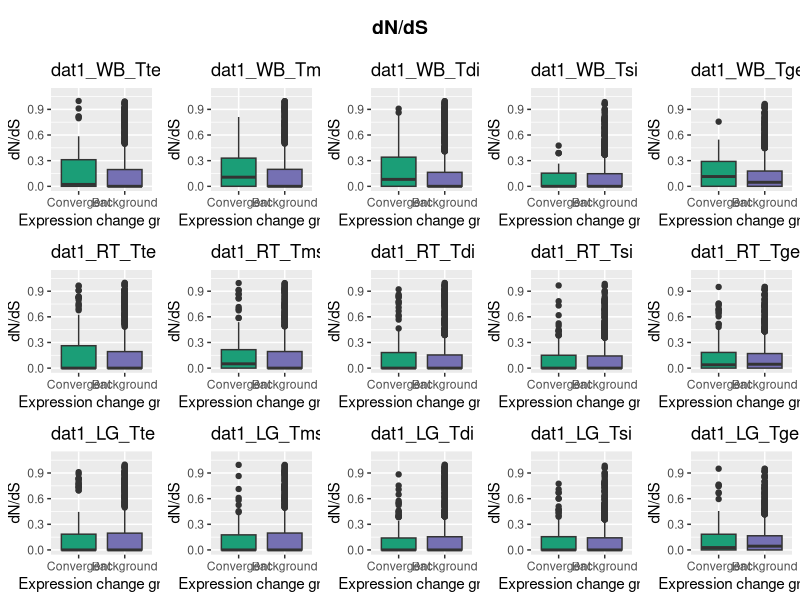
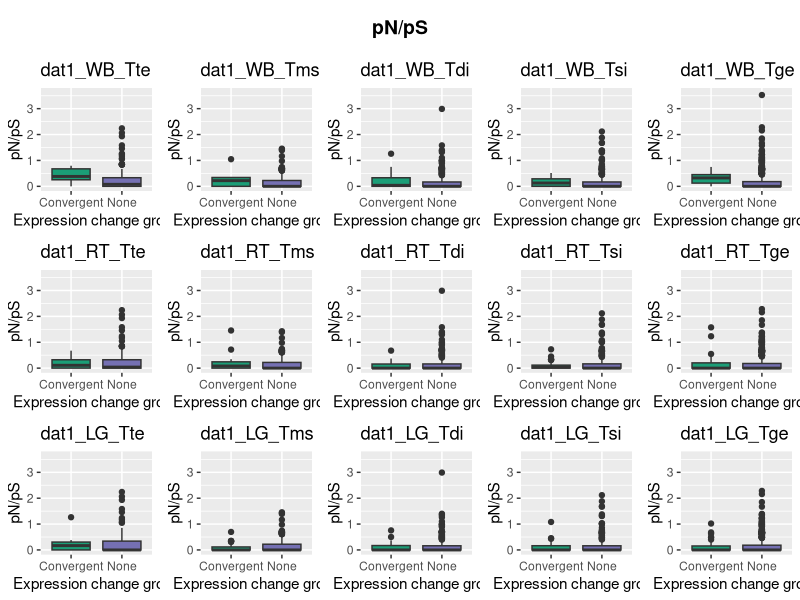
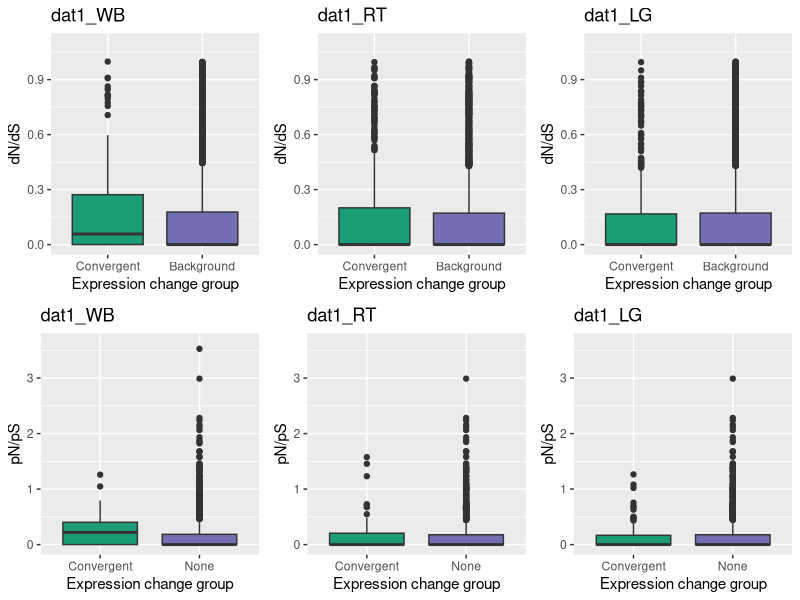

Generate these figures, in order, with R: (Note: a time limit stopped this script after it produced the figures.)
## 10sp_pNpSdNdS.R
### libs

library(ggplot2)
library(cowplot)
library(RColorBrewer)

print (sessionInfo())

# R version 3.4.1 (2017-06-30)
# Platform: x86_64-apple-darwin15.6.0 (64-bit)
# Running under: macOS High Sierra 10.13.3

# Matrix products: default
# BLAS: /Library/Frameworks/R.framework/Versions/3.4/Resources/lib/libRblas.0.dylib
# LAPACK: /Library/Frameworks/R.framework/Versions/3.4/Resources/lib/libRlapack.dylib

# locale:
# [1] en_US.UTF-8/en_US.UTF-8/en_US.UTF-8/C/en_US.UTF-8/en_US.UTF-8

# attached base packages:
# [1] stats     graphics  grDevices utils     datasets  methods   base     

# other attached packages:
# [1] RColorBrewer_1.1-2 cowplot_0.8.0      ggplot2_2.2.1     

# loaded via a namespace (and not attached):
 # [1] colorspace_1.3-2 scales_0.5.0     compiler_3.4.1   lazyeval_0.2.1   plyr_1.8.4       gtable_0.2.0     tibble_1.3.4    
 # [8] Rcpp_0.12.13     grid_3.4.1       rlang_0.1.6      munsell_0.4.3   


### data

dat1 = read.csv("Data/dnds_pnps/10_sp_dnds_pnps.csv")
length(dat1[,1])
head(dat1)
dat1$cons_gene_by_tiss_ord = ordered(dat1$cons_gene_by_tiss, levels = c("YES", "NO") )

dir.create("10sp_dndspnps_output")

### split by tissue

dat1_WB = subset(dat1, dat1$tissue == "WB")
dat1_RT = subset(dat1, dat1$tissue == "RT")
dat1_LG = subset(dat1, dat1$tissue == "LG")


### split by species

dat1_WB_Tte = subset(dat1_WB, dat1_WB$sp_name == "Tte")
dat1_WB_Tms = subset(dat1_WB, dat1_WB$sp_name == "Tms")
dat1_WB_Tsi = subset(dat1_WB, dat1_WB$sp_name == "Tsi")
dat1_WB_Tge = subset(dat1_WB, dat1_WB$sp_name == "Tge")
dat1_WB_Tdi = subset(dat1_WB, dat1_WB$sp_name == "Tdi")

dat1_RT_Tte = subset(dat1_RT, dat1_RT$sp_name == "Tte")
dat1_RT_Tms = subset(dat1_RT, dat1_RT$sp_name == "Tms")
dat1_RT_Tsi = subset(dat1_RT, dat1_RT$sp_name == "Tsi")
dat1_RT_Tge = subset(dat1_RT, dat1_RT$sp_name == "Tge")
dat1_RT_Tdi = subset(dat1_RT, dat1_RT$sp_name == "Tdi")

dat1_LG_Tte = subset(dat1_LG, dat1_LG$sp_name == "Tte")
dat1_LG_Tms = subset(dat1_LG, dat1_LG$sp_name == "Tms")
dat1_LG_Tsi = subset(dat1_LG, dat1_LG$sp_name == "Tsi")
dat1_LG_Tge = subset(dat1_LG, dat1_LG$sp_name == "Tge")
dat1_LG_Tdi = subset(dat1_LG, dat1_LG$sp_name == "Tdi")


#### #### #### #### #### #### #### #### #### #### #### #### #### #### #### #### #### #### #### #### #### #### #### 
#### #### #### #### #### #### #### #### #### #### #### #### #### #### #### #### #### #### #### #### #### #### #### 
#### boxplots by tiss_by_species (I.e. classification is on each sp independently)


# dnds
plot_box_dnds = function(df){
	exp_labels <- c("Convergent", "Background" )

	P1 <- ggplot(df, aes(cons_gene_by_tiss_ord  , dnds)) + 
		#theme_bw() +
		geom_boxplot(aes(fill = factor(cons_gene_by_tiss_ord ))) + 
		theme(legend.position="none") +
		ggtitle(deparse(substitute(df))) +
		ylim(0,max(dat1$dnds, na.rm = TRUE) + 0.1)
	P2 = P1 + scale_fill_manual(values=c("#1b9e77","#7570b3")) + scale_x_discrete(labels= exp_labels) + 
		labs(x="Expression change group", y = "dN/dS")
	return(P2)
}


dnds_WB <- plot_box_dnds(dat1_WB)
dnds_RT <- plot_box_dnds(dat1_RT)
dnds_LG <- plot_box_dnds(dat1_LG)

dnds_WB_Tte <- plot_box_dnds(dat1_WB_Tte)
dnds_WB_Tms <- plot_box_dnds(dat1_WB_Tms)
dnds_WB_Tsi <- plot_box_dnds(dat1_WB_Tsi)
dnds_WB_Tge <- plot_box_dnds(dat1_WB_Tge)
dnds_WB_Tdi <- plot_box_dnds(dat1_WB_Tdi)

dnds_RT_Tte <- plot_box_dnds(dat1_RT_Tte)
dnds_RT_Tms <- plot_box_dnds(dat1_RT_Tms)
dnds_RT_Tsi <- plot_box_dnds(dat1_RT_Tsi)
dnds_RT_Tge <- plot_box_dnds(dat1_RT_Tge)
dnds_RT_Tdi <- plot_box_dnds(dat1_RT_Tdi)

dnds_LG_Tte <- plot_box_dnds(dat1_LG_Tte)
dnds_LG_Tms <- plot_box_dnds(dat1_LG_Tms)
dnds_LG_Tsi <- plot_box_dnds(dat1_LG_Tsi)
dnds_LG_Tge <- plot_box_dnds(dat1_LG_Tge)
dnds_LG_Tdi <- plot_box_dnds(dat1_LG_Tdi)


dnds_all <- plot_grid(
dnds_WB_Tte, dnds_WB_Tms, dnds_WB_Tdi, dnds_WB_Tsi, dnds_WB_Tge,
dnds_RT_Tte, dnds_RT_Tms, dnds_RT_Tdi, dnds_RT_Tsi, dnds_RT_Tge,
dnds_LG_Tte, dnds_LG_Tms, dnds_LG_Tdi, dnds_LG_Tsi, dnds_LG_Tge 
, ncol = 5, nrow = 3)

dnds_title <- ggdraw() + draw_label("dN/dS", fontface='bold')

png(filename = "10sp_dndspnps_output/dnds_all.png", width = 13, height = 13, units = "in", bg = "white", res = 300)
plot_grid(dnds_title, dnds_all, ncol=1, rel_heights=c(0.1, 1)) # rel_heights values control title margins
dev.off()


# pnps

plot_box_pnps = function(df){
	exp_labels <- c("Convergent", "None" )

	P1 <- ggplot(df, aes(cons_gene_by_tiss_ord, pnps)) + 
		#theme_bw() +
		geom_boxplot(aes(fill = factor(cons_gene_by_tiss_ord))) + 
		theme(legend.position="none") +
		ggtitle(deparse(substitute(df))) + 
		ylim(0,max(dat1$pnps, na.rm = TRUE) + 0.1)
	P2 = P1 + scale_fill_manual(values=c("#1b9e77","#7570b3")) + scale_x_discrete(labels= exp_labels) + 
		labs(x="Expression change group", y = "pN/pS")
	return(P2)
}


pnps_WB <- plot_box_pnps(dat1_WB)
pnps_RT <- plot_box_pnps(dat1_RT)
pnps_LG <- plot_box_pnps(dat1_LG)


pnps_WB_Tte <- plot_box_pnps(dat1_WB_Tte)
pnps_WB_Tms <- plot_box_pnps(dat1_WB_Tms)
pnps_WB_Tsi <- plot_box_pnps(dat1_WB_Tsi)
pnps_WB_Tge <- plot_box_pnps(dat1_WB_Tge)
pnps_WB_Tdi <- plot_box_pnps(dat1_WB_Tdi)

pnps_RT_Tte <- plot_box_pnps(dat1_RT_Tte)
pnps_RT_Tms <- plot_box_pnps(dat1_RT_Tms)
pnps_RT_Tsi <- plot_box_pnps(dat1_RT_Tsi)
pnps_RT_Tge <- plot_box_pnps(dat1_RT_Tge)
pnps_RT_Tdi <- plot_box_pnps(dat1_RT_Tdi)

pnps_LG_Tte <- plot_box_pnps(dat1_LG_Tte)
pnps_LG_Tms <- plot_box_pnps(dat1_LG_Tms)
pnps_LG_Tsi <- plot_box_pnps(dat1_LG_Tsi)
pnps_LG_Tge <- plot_box_pnps(dat1_LG_Tge)
pnps_LG_Tdi <- plot_box_pnps(dat1_LG_Tdi)



pnps_all <- plot_grid(
pnps_WB_Tte, pnps_WB_Tms, pnps_WB_Tdi, pnps_WB_Tsi, pnps_WB_Tge, 
pnps_RT_Tte, pnps_RT_Tms, pnps_RT_Tdi, pnps_RT_Tsi, pnps_RT_Tge,
pnps_LG_Tte, pnps_LG_Tms, pnps_LG_Tdi, pnps_LG_Tsi, pnps_LG_Tge
, ncol = 5, nrow = 3)

pnps_title <- ggdraw() + draw_label("pN/pS", fontface='bold')
# plot_grid(pnps_title, pnps_all, ncol=1, rel_heights=c(0.1, 1)) # rel_heights values control title margins
png(filename = "10sp_dndspnps_output/pnps_all.png", width = 13, height = 13, units = "in", bg = "white", res = 300)
plot_grid(pnps_title, pnps_all, ncol=1, rel_heights=c(0.1, 1)) # rel_heights values control title margins
dev.off()
getwd() ## where has my plot 


####### overall plot

png(filename = "10sp_dndspnps_output/dnds_pnps_overall_groupbytissueandsp.png", width = 8, height = 10, units = "in", bg = "white", res = 300)
plot_grid(
dnds_WB,dnds_RT,dnds_LG,
pnps_WB,pnps_RT,pnps_LG
, ncol = 3, nrow = 2)
dev.off()
getwd() ## where has my plot 



###################### significant? DO permutation t-test

### randomise 

## randomise data by assiging convergent status to genes randomly

rand_gene_wil <- function(df){
	uniq_g_list = as.character(unique(df$OG_name))
	
	## how many converg genes?
	
	df_con = subset(df, df$cons_gene_by_tiss == "YES")
	con_uniq_gene = length(unique(df_con$OG_name))
	print(con_uniq_gene)
	
	### randomly select 'conserved' genes
	
	r_samp <- sample(uniq_g_list, con_uniq_gene)
	#print(r_samp)
	
	rand_cons_stat = c()
	for(i in 1:length(df$OG_name)){
		gene_name <- as.character(df[i,2])
		#print(i)
		#print(gene_name)
		c_stat <- ifelse(gene_name %in% r_samp, "YES", "NO")
		#print(c_stat)
		rand_cons_stat = c(rand_cons_stat, c_stat)		
		}
	
	df_out = as.data.frame(cbind(as.character(df$OG_name), rand_cons_stat, df$dnds, df$pnps))
	df_out$V3 = as.numeric(as.character(df_out$V3)) 
	df_out$V4 = as.numeric(as.character(df_out$V4))
	
	colnames(df_out) = c("OG_name", "rand_cons_stat", "dnds", "pnps") 
	return(df_out)
}

###### ttest

loop_t <- function(df, N_times){

	dnds_t_stat  = c()
	pnps_t_stat  = c()
	
	for(i in 1:N_times){
		print(i)	
		curr_df = rand_gene_wil(df)
		curr_df_cons = subset(curr_df, curr_df$rand_cons_stat == "YES")
		curr_df_Notcons = subset(curr_df, curr_df$rand_cons_stat == "NO")


		dnds_tt <- t.test(curr_df_cons$dnds, curr_df_Notcons$dnds, paired = FALSE, alternative = c("two.sided"))		
		pnps_tt <- t.test(curr_df_cons$pnps, curr_df_Notcons$pnps, paired = FALSE, alternative = c("two.sided"))				
		dnds_tt_W <- as.vector(dnds_tt$statistic)
		pnps_tt_W <- as.vector(pnps_tt$statistic)
		dnds_t_stat = c(dnds_t_stat, dnds_tt_W)
		pnps_t_stat = c(pnps_t_stat, pnps_tt_W )

	}
	
	out_list = list("dnds_t_stats" = dnds_t_stat, "pnps_t_stats" = pnps_t_stat)	
	return(out_list)

}


WB_t_rand <- loop_t(dat1_WB, 10000)
WB_t_rand_df <- as.data.frame(cbind(WB_t_rand$dnds_t_stats, WB_t_rand$pnps_t_stats))
colnames(WB_t_rand_df) <- c("dnds_t_teststat","pnps_t_teststat")

RT_t_rand <- loop_t(dat1_RT, 10000)
RT_t_rand_df <- as.data.frame(cbind(RT_t_rand$dnds_t_stats, RT_t_rand$pnps_t_stats))
colnames(RT_t_rand_df) <- c("dnds_t_teststat","pnps_t_teststat")

LG_t_rand <- loop_t(dat1_LG, 10000)
LG_t_rand_df <- as.data.frame(cbind(LG_t_rand$dnds_t_stats, LG_t_rand$pnps_t_stats))
colnames(LG_t_rand_df) <- c("dnds_t_teststat","pnps_t_teststat")


#### get observed test statistics


ty_tests_2 = function(df){
	
	df_name = deparse(substitute(df))
	sp_use = strsplit(df_name, "_")[[1]][3]
	tiss_use = strsplit(df_name, "_")[[1]][2]
	group_use = paste(sp_use, tiss_use, sep = "_")
	
	cons     = subset(df, df$cons_gene_by_tiss_ord == "YES")
	backgr   = subset(df, df$cons_gene_by_tiss_ord == "NO")
	
	cons_backgr_dnds  = t.test(cons$dnds, backgr$dnds,   paired = FALSE, alternative = c("two.sided"))
	cons_backgr_pnps  = t.test(cons$pnps, backgr$pnps,   paired = FALSE, alternative = c("two.sided"))

	
	dnds_t <- as.vector(c(cons_backgr_dnds$statistic))
	dnds_p <- c(cons_backgr_dnds$p.value)	
	pnps_t <- as.vector(c(cons_backgr_pnps$statistic))
	pnps_p <- c(cons_backgr_pnps$p.value)	
	
	group = rep(group_use, 1)
	comp = c("cons_backgr")
	
	df_out <- cbind(comp, group, dnds_t,dnds_p,pnps_t,pnps_p)
	return(df_out)
}

ttest_2_allTiss_overall <- as.data.frame(rbind(
ty_tests_2(dat1_WB),
ty_tests_2(dat1_RT),
ty_tests_2(dat1_LG)))

str(ttest_2_allTiss_overall)

ttest_2_allTiss_overall$dnds_t <- as.numeric(as.character(ttest_2_allTiss_overall$dnds_t))
ttest_2_allTiss_overall$pnps_t <- as.numeric(as.character(ttest_2_allTiss_overall$pnps_t))

WB_dnds_obs_tt_TS <- ttest_2_allTiss_overall$dnds_t[1]
RT_dnds_obs_tt_TS <- ttest_2_allTiss_overall$dnds_t[2]
LG_dnds_obs_tt_TS <- ttest_2_allTiss_overall$dnds_t[3]

WB_pnps_obs_tt_TS <- ttest_2_allTiss_overall$pnps_t[1]
RT_pnps_obs_tt_TS <- ttest_2_allTiss_overall$pnps_t[2]
LG_pnps_obs_tt_TS <- ttest_2_allTiss_overall$pnps_t[3]



get_adjusted_t_pval_dnds = function(rand_df,calc_TS){
	df_r = rand_df
	subset_larger = ""
	
	## two-tailed
	if(calc_TS > 0){
		df_r$dnds_TS_class = ifelse(df_r$dnds_t_teststat < calc_TS, "smaller", "larger")
		subset_larger = subset(df_r, df_r$dnds_TS_class == "larger")		
	}
	else{
		df_r$dnds_TS_class = ifelse(df_r$dnds_t_teststat < calc_TS, "larger", "smaller")
		subset_larger = subset(df_r, df_r$dnds_TS_class == "larger")		
	}

	## 
	
	tail_rank = length(subset_larger[,1])
	adj_pval = 10000
	if(tail_rank == 0){
		adj_pval = 0
	}
	else{
		adj_pval = tail_rank /10000 * 2
		
	}
	
	print(tail_rank )
	print(adj_pval)
	return(adj_pval)
}


get_adjusted_t_pval_pnps = function(rand_df,calc_TS){
	df_r = rand_df
	subset_larger = ""
	
	## two-tailed
	if(calc_TS > 0){
		df_r$pnps_TS_class = ifelse(df_r$pnps_t_teststat < calc_TS, "smaller", "larger")
		subset_larger = subset(df_r, df_r$pnps_TS_class == "larger")		
	}
	else{
		df_r$pnps_TS_class = ifelse(df_r$pnps_t_teststat < calc_TS, "larger", "smaller")
		subset_larger = subset(df_r, df_r$pnps_TS_class == "larger")		
	}

	## 
	
	tail_rank = length(subset_larger[,1])
	adj_pval = 10000
	if(tail_rank == 0){
		adj_pval = 0
	}
	else{
		adj_pval = tail_rank /10000 * 2
		
	}
	
	print(tail_rank )
	print(adj_pval)
	return(adj_pval)
}



dnds_perm_t_adj_pval <- c(
get_adjusted_t_pval_dnds(WB_t_rand_df, WB_dnds_obs_tt_TS),
get_adjusted_t_pval_dnds(RT_t_rand_df, RT_dnds_obs_tt_TS),
get_adjusted_t_pval_dnds(LG_t_rand_df, LG_dnds_obs_tt_TS))

pnps_perm_t_adj_pval <- c(
get_adjusted_t_pval_pnps(WB_t_rand_df, WB_pnps_obs_tt_TS),
get_adjusted_t_pval_pnps(RT_t_rand_df, RT_pnps_obs_tt_TS),
get_adjusted_t_pval_pnps(LG_t_rand_df, LG_pnps_obs_tt_TS))

ttest_allTiss_overall_adj_pval <- cbind(ttest_2_allTiss_overall,dnds_perm_t_adj_pval ,pnps_perm_t_adj_pval )
write.csv(ttest_allTiss_overall_adj_pval, "10sp_dndspnps_output/ttest_allTiss_overall_adj_pval.csv")


########################################################################################################################################################################
####### output session info
print (sessionInfo())
writeLines(capture.output(sessionInfo()), "10sp_dndspnps_output/10sp_pNpSdNdS.R_sessionInfo.txt")
